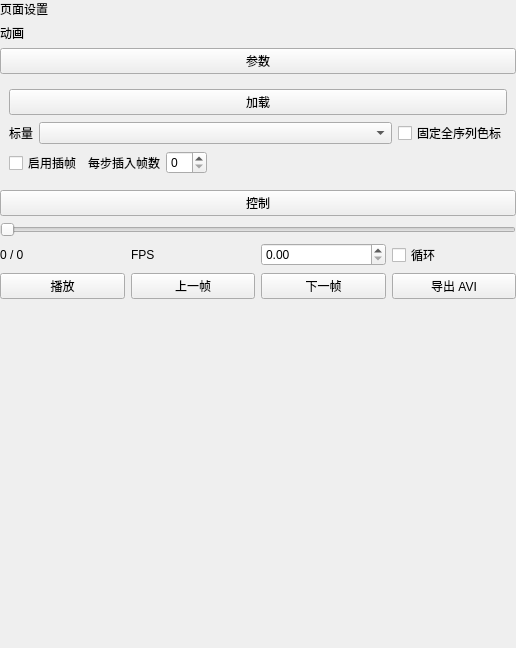
<?xml version='1.0' encoding='UTF-8'?>
<ui version="4.0">
 <class>AnimationAviWidget</class>
 <widget class="QWidget" name="AnimationAviWidget">
  <property name="geometry">
   <rect>
    <x>0</x>
    <y>0</y>
    <width>516</width>
    <height>648</height>
   </rect>
  </property>

  <layout class="QVBoxLayout" name="verticalLayout">
   <property name="spacing">
    <number>6</number>
   </property>
   <property name="leftMargin">
    <number>0</number>
   </property>
   <property name="topMargin">
    <number>0</number>
   </property>
   <property name="rightMargin">
    <number>0</number>
   </property>
   <property name="bottomMargin">
    <number>0</number>
   </property>
      <item>
    <widget class="QLabel" name="pageNameLabel">
     <property name="text">
      <string>页面设置</string>
     </property>
    </widget>
   </item>
<item>
    <widget class="QLabel" name="label">
     <property name="text">
      <string>动画</string>
     </property>
    </widget>
   </item>
   <item>
    <widget class="QPushButton" name="sectionTitleButton">
     <property name="text">
      <string>参数</string>
     </property>
    </widget>
   </item>
   <item>
    <widget class="QWidget" name="widget" native="true">
     <layout class="QVBoxLayout" name="verticalLayout_2">
      <item>
       <widget class="QPushButton" name="loadPushButton">
        <property name="text">
         <string>加载</string>
        </property>
       </widget>
      </item>
      <item>
       <layout class="QHBoxLayout" name="hl_scalar">
        <item>
         <widget class="QLabel" name="labelScalar">
          <property name="sizePolicy">
           <sizepolicy hsizetype="Fixed" vsizetype="Preferred">
            <horstretch>0</horstretch>
            <verstretch>0</verstretch>
           </sizepolicy>
          </property>
          <property name="text">
           <string>标量</string>
          </property>
         </widget>
        </item>
        <item>
         <widget class="QComboBox" name="scalarComboBox" />
        </item>
        <item>
         <widget class="QCheckBox" name="fixRangeCheckBox">
          <property name="sizePolicy">
           <sizepolicy hsizetype="Fixed" vsizetype="Preferred">
            <horstretch>0</horstretch>
            <verstretch>0</verstretch>
           </sizepolicy>
          </property>
          <property name="text">
           <string>固定全序列色标</string>
          </property>
         </widget>
        </item>
       </layout>
      </item>
      <item>
       <layout class="QHBoxLayout" name="hl_interp">
        <item>
         <widget class="QCheckBox" name="interpCheckBox">
          <property name="text">
           <string>启用插帧</string>
          </property>
         </widget>
        </item>
        <item>
         <widget class="QLabel" name="labelInterp">
          <property name="text">
           <string>每步插入帧数</string>
          </property>
         </widget>
        </item>
        <item>
         <widget class="QSpinBox" name="interpCountSpin">
          <property name="minimum">
           <number>0</number>
          </property>
          <property name="maximum">
           <number>60</number>
          </property>
          <property name="value">
           <number>0</number>
          </property>
         </widget>
        </item>
        <item>
         <spacer name="horizontalSpacer">
          <property name="orientation">
           <enum>Qt::Horizontal</enum>
          </property>
          <property name="sizeHint" stdset="0">
           <size>
            <width>40</width>
            <height>20</height>
           </size>
          </property>
         </spacer>
        </item>
       </layout>
      </item>
     </layout>
    </widget>
   </item>
   <item>
    <widget class="QPushButton" name="pushButton_2">
     <property name="text">
      <string>控制</string>
     </property>
    </widget>
   </item>
   <item>
    <widget class="QSlider" name="frameSlider">
     <property name="orientation">
      <enum>Qt::Horizontal</enum>
     </property>
    </widget>
   </item>
   <item>
    <layout class="QGridLayout" name="gridLayout">
     <item row="0" column="0">
      <widget class="QLabel" name="frameLabel">
       <property name="text">
        <string>0 / 0</string>
       </property>
      </widget>
     </item>
     <item row="1" column="0">
      <widget class="QPushButton" name="playPauseButton">
       <property name="text">
        <string>播放</string>
       </property>
      </widget>
     </item>
     <item row="1" column="2">
      <widget class="QPushButton" name="nextButton">
       <property name="text">
        <string>下一帧</string>
       </property>
      </widget>
     </item>
     <item row="0" column="1">
      <widget class="QLabel" name="labelFps">
       <property name="text">
        <string>FPS</string>
       </property>
      </widget>
     </item>
     <item row="0" column="2">
      <widget class="QDoubleSpinBox" name="fpsSpin" />
     </item>
     <item row="0" column="4">
      <widget class="QCheckBox" name="loopCheckBox">
       <property name="text">
        <string>循环</string>
       </property>
      </widget>
     </item>
     <item row="1" column="1">
      <widget class="QPushButton" name="prevButton">
       <property name="text">
        <string>上一帧</string>
       </property>
      </widget>
     </item>
     <item row="1" column="4">
      <widget class="QPushButton" name="saveAviButton">
       <property name="text">
        <string>导出 AVI</string>
       </property>
      </widget>
     </item>
    </layout>
   </item>
   <item>
    <spacer name="verticalSpacer">
     <property name="orientation">
      <enum>Qt::Vertical</enum>
     </property>
     <property name="sizeHint" stdset="0">
      <size>
       <width>20</width>
       <height>40</height>
      </size>
     </property>
    </spacer>
   </item>
  </layout>
 </widget>
 <resources />
 <connections />
</ui>
